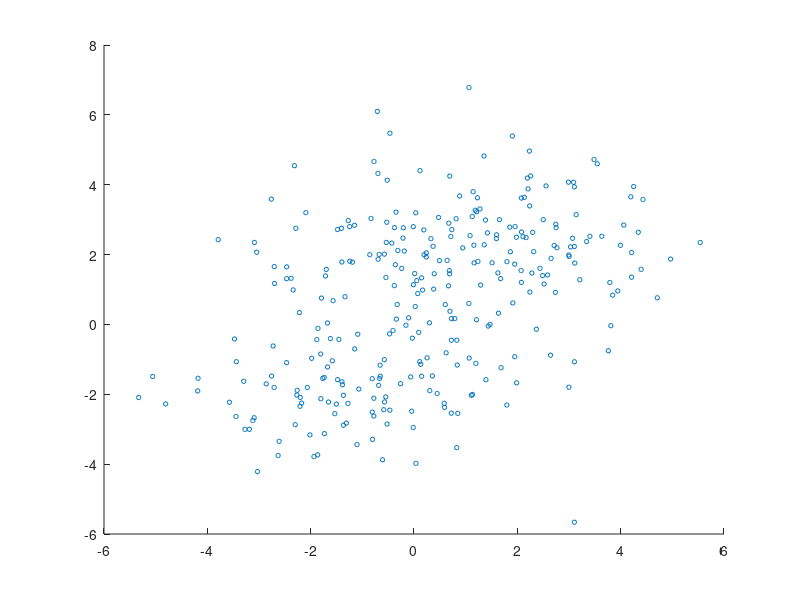

Here is the MATLAB script that generated this plot: (Note: this script raises an error after producing the figure.)
%% Gaussian Mixture Models - Example

% obj = gmdistribution(mu,sigma)
% 
% constructs an object obj of the gmdistribution class defining a Gaussian mixture distribution.
% 
% mu is a k-by-d matrix specifying the d-dimensional mean of each of the k components.
% 
% sigma specifies the covariance of each component. 

%% Clustering with Gaussian Mixtures (demo)
% 
% http://www.mathworks.com/help/toolbox/stats/bq_679x-24.html
% 
% 
% Gaussian mixture distributions can be used for clustering data, 
% by realizing that the multivariate normal components of the fitted model 
% can represent clusters.

%  1.   To demonstrate the process, first generate some simulated data 
%  from a mixture of two bivariate Gaussian dist.s using the mvnrnd function:

    mu1 = [1 2];
    sigma1 = [3 .2; .2 2];
    mu2 = [-1 -2];
    sigma2 = [2 0; 0 1];
    X = [mvnrnd(mu1,sigma1,200);mvnrnd(mu2,sigma2,100)];
    figure(1)
    scatter(X(:,1),X(:,2),10,'ko')

% 2.Fit a two-component Gaussian mixture distribution. 
% Here, you know the correct number of components to use. 
% In practice, with real data, this decision would require 
% comparing models with different numbers of components.

options = statset('Display','final');
gm = gmdistribution.fit(X,2,'Options',options);

% This displays: ' 49 iterations, log-likelihood = -1207.91'

% 3. Plot the estimated probability density contours for the two-component 
% mixture distribution. The two bivariate normal components overlap, but 
% their peaks are distinct. This suggests that the data could reasonably be 
% divided into two clusters:

hold on
ezcontour(@(x,y)pdf(gm,[x y]),[-8 6],[-8 6]);
hold off

% 4. Partition the data into clusters using the cluster method for the 
% fitted mixture distribution. The cluster method assigns each point to 
% one of the two components in the mixture distribution.

idx = cluster(gm,X);
cluster1 = (idx == 1);
cluster2 = (idx == 2);
figure(2)
scatter(X(cluster1,1),X(cluster1,2),10,'r+');
hold on
scatter(X(cluster2,1),X(cluster2,2),10,'bo');
hold off
legend('Cluster 1','Cluster 2','Location','NW')

% Each cluster corresponds to one of the bivariate normal components 
% in the mixture distribution. cluster assigns points to clusters based 
% on the estimated posterior probability that a point came from a component; 
% each point is assigned to the cluster corresponding to the highest 
% posterior probability. The posterior method returns those posterior probabilities.
% 
% For example, plot the posterior probability of the first component for each point:

P = posterior(gm,X);
figure(3)
scatter(X(cluster1,1),X(cluster1,2),10,P(cluster1,1),'+')
hold on
scatter(X(cluster2,1),X(cluster2,2),10,P(cluster2,1),'o')
hold off
legend('Cluster 1','Cluster 2','Location','NW')
clrmap = jet(80); colormap(clrmap(9:72,:))
ylabel(colorbar,'Component 1 Posterior Probability')

% An alternative to the previous example is to use the posterior 
% probabilities for "soft clustering". Each point is assigned a membership 
% score to each cluster. Membership scores are simply the posterior
% probabilities, and describe how similar each point is to each cluster's 
% archetype, i.e., the mean of the corresponding component. The points 
% can be ranked by their membership score in a given cluster:

figure(4)
[~,order] = sort(P(:,1));
plot(1:size(X,1),P(order,1),'r-',1:size(X,1),P(order,2),'b-');
legend({'Cluster 1 Score' 'Cluster 2 Score'},'location','NW');
ylabel('Cluster Membership Score');
xlabel('Point Ranking');

AIC = zeros(1,4);
obj = cell(1,4);
for k = 1:4
    obj{k} = gmdistribution.fit(X,k);
    AIC(k)= obj{k}.AIC;
end

[minAIC,numComponents] = min(AIC);

model = obj{2};


